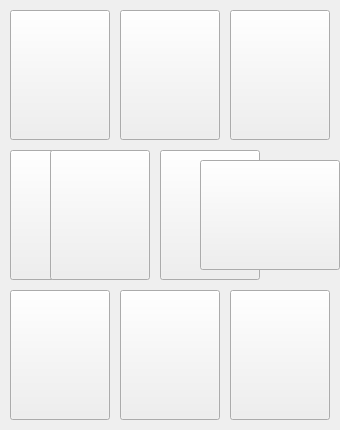
<?xml version="1.0" encoding="UTF-8"?>
<ui version="4.0">
 <class>brisca</class>
 <widget class="QMainWindow" name="brisca">
  <property name="geometry">
   <rect>
    <x>0</x>
    <y>0</y>
    <width>340</width>
    <height>430</height>
   </rect>
  </property>
  <property name="minimumSize">
   <size>
    <width>340</width>
    <height>430</height>
   </size>
  </property>
  <property name="maximumSize">
   <size>
    <width>340</width>
    <height>430</height>
   </size>
  </property>
  <property name="mouseTracking">
   <bool>false</bool>
  </property>
  <property name="windowTitle">
   <string>Brisca</string>
  </property>
  <property name="windowIcon">
   <iconset resource="res/imagenes.qrc">
    <normaloff>:/brisca.ico</normaloff>:/brisca.ico</iconset>
  </property>
  <property name="accessibleName">
   <string>Juego de la Brisca</string>
  </property>
  <property name="accessibleDescription">
   <string>Juego de la Brisca</string>
  </property>
  <property name="autoFillBackground">
   <bool>false</bool>
  </property>
  <property name="styleSheet">
   <string notr="true"/>
  </property>
  <widget class="QWidget" name="centralWidget">
   <property name="styleSheet">
    <string notr="true">QPushButton{
	background-color: ;
	background-image: ;
}</string>
   </property>
   <widget class="QPushButton" name="hCarta1J1">
    <property name="geometry">
     <rect>
      <x>10</x>
      <y>10</y>
      <width>100</width>
      <height>130</height>
     </rect>
    </property>
    <property name="minimumSize">
     <size>
      <width>90</width>
      <height>120</height>
     </size>
    </property>
    <property name="maximumSize">
     <size>
      <width>100</width>
      <height>130</height>
     </size>
    </property>
    <property name="styleSheet">
     <string notr="true">QPushButton{
	background-image: url(:/atras.png);
	background-repeat: no-repeat;
	background-position: center;
}
QPushButton:hover{
	background-image: url(:/joker_sm.png);
}
</string>
    </property>
    <property name="text">
     <string/>
    </property>
    <property name="pixmap" stdset="0">
     <pixmap>resource/atras.png</pixmap>
    </property>
   </widget>
   <widget class="QPushButton" name="hCarta2J1">
    <property name="geometry">
     <rect>
      <x>120</x>
      <y>10</y>
      <width>100</width>
      <height>130</height>
     </rect>
    </property>
    <property name="minimumSize">
     <size>
      <width>90</width>
      <height>120</height>
     </size>
    </property>
    <property name="maximumSize">
     <size>
      <width>100</width>
      <height>130</height>
     </size>
    </property>
    <property name="styleSheet">
     <string notr="true">QPushButton{
	background-image: url(:/atras.png);
	background-repeat: no-repeat;
	background-position: center;
}
QPushButton:hover{
	background-image: url(:/joker_sm.png);
}
</string>
    </property>
    <property name="text">
     <string/>
    </property>
    <property name="pixmap" stdset="0">
     <pixmap>resource/atras.png</pixmap>
    </property>
   </widget>
   <widget class="QPushButton" name="hCarta3J1">
    <property name="geometry">
     <rect>
      <x>230</x>
      <y>10</y>
      <width>100</width>
      <height>130</height>
     </rect>
    </property>
    <property name="minimumSize">
     <size>
      <width>90</width>
      <height>120</height>
     </size>
    </property>
    <property name="maximumSize">
     <size>
      <width>100</width>
      <height>130</height>
     </size>
    </property>
    <property name="styleSheet">
     <string notr="true">QPushButton{
	background-image: url(:/atras.png);
	background-repeat: no-repeat;
	background-position: center;
}
QPushButton:hover{
	background-image: url(:/joker_sm.png);
}
</string>
    </property>
    <property name="text">
     <string/>
    </property>
   </widget>
   <widget class="QPushButton" name="hCarta3J2">
    <property name="geometry">
     <rect>
      <x>230</x>
      <y>290</y>
      <width>100</width>
      <height>130</height>
     </rect>
    </property>
    <property name="minimumSize">
     <size>
      <width>90</width>
      <height>120</height>
     </size>
    </property>
    <property name="maximumSize">
     <size>
      <width>100</width>
      <height>130</height>
     </size>
    </property>
    <property name="styleSheet">
     <string notr="true">QPushButton{
	background-image: url(:/atras.png);
	background-repeat: no-repeat;
	background-position: center;
}
QPushButton:hover{
	background-image: url(:/joker_sm.png);
}
</string>
    </property>
    <property name="text">
     <string/>
    </property>
    <property name="pixmap" stdset="0">
     <pixmap>resource/atras.png</pixmap>
    </property>
   </widget>
   <widget class="QPushButton" name="hCarta1J2">
    <property name="geometry">
     <rect>
      <x>10</x>
      <y>290</y>
      <width>100</width>
      <height>130</height>
     </rect>
    </property>
    <property name="minimumSize">
     <size>
      <width>90</width>
      <height>120</height>
     </size>
    </property>
    <property name="maximumSize">
     <size>
      <width>100</width>
      <height>130</height>
     </size>
    </property>
    <property name="styleSheet">
     <string notr="true">QPushButton{
	background-image: url(:/atras.png);
	background-repeat: no-repeat;
	background-position: center;
}
QPushButton:hover{
	background-image: url(:/joker_sm.png);
}
</string>
    </property>
    <property name="text">
     <string/>
    </property>
    <property name="pixmap" stdset="0">
     <pixmap>resource/atras.png</pixmap>
    </property>
   </widget>
   <widget class="QPushButton" name="hCarta2J2">
    <property name="geometry">
     <rect>
      <x>120</x>
      <y>290</y>
      <width>100</width>
      <height>130</height>
     </rect>
    </property>
    <property name="minimumSize">
     <size>
      <width>90</width>
      <height>120</height>
     </size>
    </property>
    <property name="maximumSize">
     <size>
      <width>100</width>
      <height>130</height>
     </size>
    </property>
    <property name="styleSheet">
     <string notr="true">QPushButton{
	background-image: url(:/atras.png);
	background-repeat: no-repeat;
	background-position: center;
}
QPushButton:hover{
	background-image: url(:/joker_sm.png);
}
</string>
    </property>
    <property name="text">
     <string/>
    </property>
    <property name="pixmap" stdset="0">
     <pixmap>resource/atras.png</pixmap>
    </property>
   </widget>
   <widget class="QPushButton" name="hueco_mazo">
    <property name="geometry">
     <rect>
      <x>200</x>
      <y>160</y>
      <width>140</width>
      <height>110</height>
     </rect>
    </property>
    <property name="minimumSize">
     <size>
      <width>130</width>
      <height>100</height>
     </size>
    </property>
    <property name="maximumSize">
     <size>
      <width>1300</width>
      <height>1000</height>
     </size>
    </property>
    <property name="whatsThis">
     <string>&lt;html&gt;&lt;head/&gt;&lt;body&gt;&lt;p&gt;&lt;br/&gt;&lt;/p&gt;&lt;/body&gt;&lt;/html&gt;</string>
    </property>
    <property name="styleSheet">
     <string notr="true">QPushButton{
	background-image: url(:/'atras_mazo'.png);
	background-position: center;
	background-repeat: no-repeat;
}</string>
    </property>
    <property name="text">
     <string/>
    </property>
    <property name="pixmap" stdset="0">
     <pixmap>:/resource/atras_mazo_sm.png</pixmap>
    </property>
    <property name="scaledContents" stdset="0">
     <bool>false</bool>
    </property>
   </widget>
   <widget class="QPushButton" name="hCartaPinta">
    <property name="geometry">
     <rect>
      <x>160</x>
      <y>150</y>
      <width>100</width>
      <height>130</height>
     </rect>
    </property>
    <property name="minimumSize">
     <size>
      <width>90</width>
      <height>120</height>
     </size>
    </property>
    <property name="maximumSize">
     <size>
      <width>100</width>
      <height>130</height>
     </size>
    </property>
    <property name="styleSheet">
     <string notr="true">QPushButton{
	background-image: url(:/atras.png);
	background-repeat: no-repeat;
	background-position: center;
}
QPushButton:hover{
	background-image: url(:/joker_sm.png);
}
</string>
    </property>
    <property name="text">
     <string/>
    </property>
   </widget>
   <widget class="QPushButton" name="hCartaEchada1">
    <property name="geometry">
     <rect>
      <x>10</x>
      <y>150</y>
      <width>100</width>
      <height>130</height>
     </rect>
    </property>
    <property name="minimumSize">
     <size>
      <width>90</width>
      <height>120</height>
     </size>
    </property>
    <property name="maximumSize">
     <size>
      <width>100</width>
      <height>130</height>
     </size>
    </property>
    <property name="styleSheet">
     <string notr="true">QPushButton{
	background-image: url(:/atras.png);
	background-repeat: no-repeat;
	background-position: center;
}</string>
    </property>
    <property name="text">
     <string/>
    </property>
    <property name="pixmap" stdset="0">
     <pixmap>resource/atras.png</pixmap>
    </property>
   </widget>
   <widget class="QPushButton" name="hCartaEchada2">
    <property name="geometry">
     <rect>
      <x>50</x>
      <y>150</y>
      <width>100</width>
      <height>130</height>
     </rect>
    </property>
    <property name="minimumSize">
     <size>
      <width>90</width>
      <height>120</height>
     </size>
    </property>
    <property name="maximumSize">
     <size>
      <width>100</width>
      <height>130</height>
     </size>
    </property>
    <property name="styleSheet">
     <string notr="true">QPushButton{
	background-image: url(:/atras.png);
	background-repeat: no-repeat;
	background-position: center;
}</string>
    </property>
    <property name="text">
     <string/>
    </property>
    <property name="pixmap" stdset="0">
     <pixmap>resource/atras.png</pixmap>
    </property>
   </widget>
   <zorder>hCarta1J1</zorder>
   <zorder>hCarta2J1</zorder>
   <zorder>hCarta3J1</zorder>
   <zorder>hCarta1J2</zorder>
   <zorder>hCarta2J2</zorder>
   <zorder>hCarta3J2</zorder>
   <zorder>hCartaEchada1</zorder>
   <zorder>hCartaEchada2</zorder>
   <zorder>hCartaPinta</zorder>
   <zorder>hueco_mazo</zorder>
  </widget>
 </widget>
 <layoutdefault spacing="6" margin="11"/>
 <resources>
  <include location="res/imagenes.qrc"/>
 </resources>
 <connections/>
</ui>
